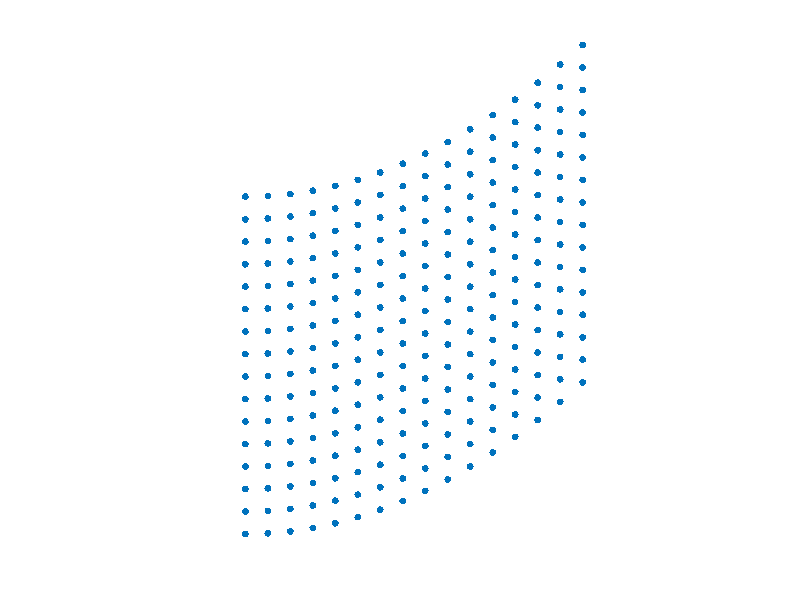

Write the MATLAB code that produced this figure. (Note: this script raises an error after producing the figure.)
% plot of sampling location on warped grid


rep = 'results/';

if ~exist(rep)
    mkdir(rep);
end

save_warped = 0;
save_dich = 1;

s = 50;
c = 0.45;
n = 16;
t = linspace(0,1,n);
[Y,X] = meshgrid(t,t);

x = X(:); y = Y(:);

xw = x; 
yw = y + c * x.^2;

%%%%%%%%%%%%%%%%%%%%%%%%%%%%%%%%%%%%%%%%%%%%%%
% plot of the warped locations
clf;
hold on;
scatter(x,y, s, 'filled');
plot(t, 1-c*t.^2);
hold off;

clf;
scatter(x,y, s, 'filled');
axis equal;
axis off;
if save_warped
saveas(gcf, [rep 'samples.eps'], 'epsc');
end

clf;
scatter(xw,yw, 25, 'filled');
axis equal; axis off;
if save_warped
saveas(gcf, [rep 'samples_warped.eps'], 'epsc');
end

%%%%%%%%%%%%%%%%%%%%%%%%%%%%%%%%%%%%%%%%%%%%%%
% plot of the grouping process
posw = [xw, yw]';
pos = [x, y]';
options.part_type = '1axis';
for i=0:5
    options.depthmax = i;
    [part,B,G] = dichotomic_grouping([yw, xw]',options);
    options.point_size = 80;
    clf;
    plot_dichotomic_partition(posw, part, options);
    axis([0 1.5 0 1.5]); axis equal; axis off;
    if save_dich
        saveas(gcf, [rep '_dich_' num2str(i) '.eps'], 'epsc');
    end
    clf;
    plot_dichotomic_partition(pos, part, options);
    axis([0 1.5 0 1.5]); axis equal; axis off;
    if save_dich
        saveas(gcf, [rep '_dich_' num2str(i) 'w.eps'], 'epsc');
    end 
end